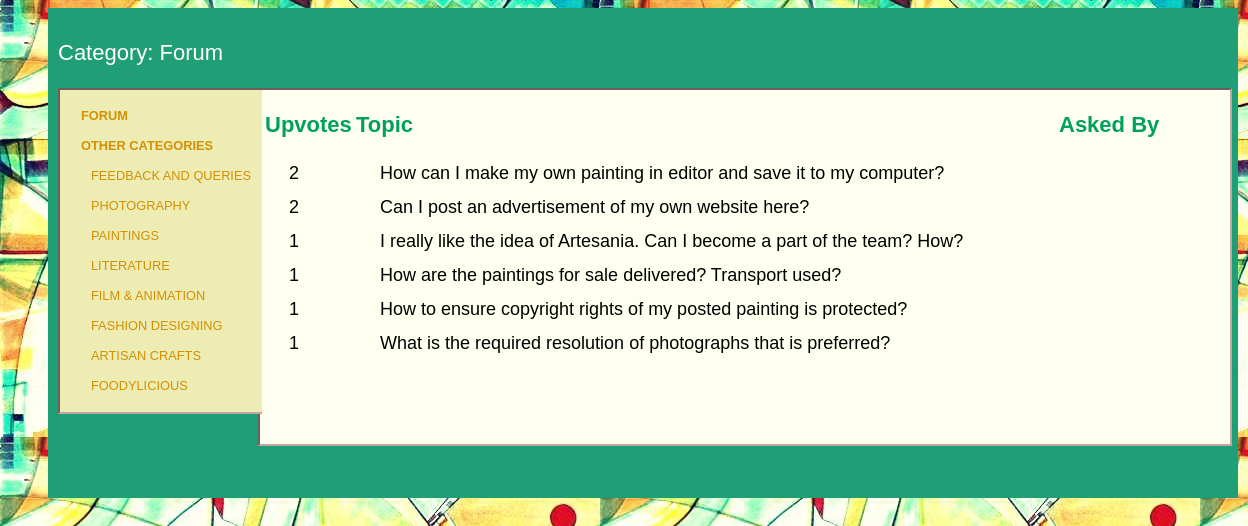
The app's page /project/forum_old.php with its own data.
### tables this page shows
CREATE TABLE IF NOT EXISTS `topics` (
  `topic_id` int(11) NOT NULL AUTO_INCREMENT,
  `topic_subject` varchar(255) DEFAULT NULL,
  `topic_time` timestamp NULL DEFAULT CURRENT_TIMESTAMP,
  `topic_cat` int(11) DEFAULT NULL,
  `username` varchar(20) DEFAULT NULL,
  `upvotes` int(11) NOT NULL DEFAULT '0',
  PRIMARY KEY (`topic_id`),
  KEY `topic_cat` (`topic_cat`)
);

### project/forum_old.php (the view, shortened to what this page needs)
	<link rel= "stylesheet" href="css/profile.css">
	<link rel= "stylesheet" href="css/forum.css">
	</head>
	<div id="main">
		<div id="content">
			<div class="line_block">
				<?php
					if(!isset($_GET['category'])) {
						$category="Forum";
					}
					else $category=$_GET['category'];
					$con=mysqli_connect("localhost","root","","artesania");
					if(!isset($_GET['category_id'])) {
					$query="select * from topics order by upvotes DESC LIMIT 6";
					$result=mysqli_query($con,$query);
					}
					else {
						$category_id=$_GET['category_id'];
						$query="select * from topics where topic_cat=".$category_id." order by upvotes DESC LIMIT 6";
						$result=mysqli_query($con,$query);
					}
				?>
				<p class="white_area">Category: <?php echo "\t".$category; ?></p>
			</div>
			<div id="inner_content">
				<div id="left_panel">
					<ul>
						<lh>
							<?php echo "<a href='forum.php'>Forum</a>";
							?>
						</lh>
						<lh>
							<a href="#">Other Categories</a>
						</lh>
						<li>
							<?php echo "<a href='forum.php?category_id=1&category=Feedback and Queries'>Feedback and Queries</a>"; ?>
						</li>
						<li>
							<?php echo "<a href='forum.php?category_id=2&category=Photography'>Photography</a>"; ?>
						</li>
						<li>
							<?php echo "<a href='forum.php?category_id=3&category=Paintings'>Paintings</a>"; ?>
						</li>
						<li>
							<?php echo "<a href='forum.php?category_id=4&category=Literature'>Literature</a>"; ?>
						</li>
						<li>
							<?php echo "<a href='forum.php?category_id=6&category=Film & Animation'>Film & Animation</a>"; ?>
						</li>
						<li>
							<?php echo "<a href='forum.php?category_id=7&category=Fashion Designing'>Fashion Designing</a>"; ?>
						</li>
						<li>
							<?php echo "<a href='forum.php?category_id=8&category=Artisan Crafts'>Artisan Crafts</a>"; ?>
						</li>
						<li>
							<?php echo "<a href='forum.php?category_id=5&category=Foodylicious'>Foodylicious	</a>"; ?>
						</li>
				</div>
				<div id="inner_content_area">
					<div class="line_block">
						<table id="topic_table">
							<tr>
								<th id="upvotes_head">Upvotes</th>
								<th id="topic_head">Topic</th>
								<th id="askedby_head">Asked By</th>
							</tr>
							<?php
								if((mysqli_num_rows($result))>=1){
									echo "<tr>";
									while($row = mysqli_fetch_array($result)) {
										echo "</tr> <tr>";
										echo "<td><a href='forum_topic.php?topic_id=".$row['topic_id']."'>".$row['upvotes']."</a></td>";
										echo "<td><a href='forum_topic.php?topic_id=".$row['topic_id']."'>".$row['topic_subject']."</a></td>";
										echo "<td><a href='forum_topic.php?topic_id=".$row['topic_id']."'>".$row['topic_by']."</a></td>";
									}
									echo "</tr>";
								}
							?>
						</table>
					</div>
				</div>
			</div>
		</div>
	</div>
</body>
</html>

### project/css/primary.css (style rules this page uses)
h1, ul { margin:0; padding:0; }
#main { width:1200px; }
#main ul { list-style:none; height: 30px; margin-bottom:10px; }
#main ul li { float:left; }
#main ul li a { text-decoration: none; padding: 0px 0px 0px 20px; line-height: 30px; }
#main ul lh a { text-decoration: none; padding: 0px 0px 0px 10px; line-height: 30px; }
#content { float:left; width:980px; padding:10px; }
a { text-decoration:none; color:black; }
#content { background: rgba(247, 236, 236, 0.88); text-align:justify; }
#content, #side { min-height:550px; }

### project/css/profile.css (style rules this page uses)
#content { width:1180px; display:inline; }

### project/css/forum.css (style rules this page uses)
#content { width: 1170px; margin-left:10px; background:rgb(32, 158, 118); min-height:400px; }
td a { font-family:sans-serif; font-size:18px; }
.line_block { font-size:22px; color:rgb(0,160,96); }
#inner_content { min-height:400px; height:auto; }
#left_panel { background:#ECECB3; width: 180px; float:left; padding: 11px; border:2px; border-style:inset; border-right:none; border-color:rgb(196, 165, 165); }
#left_panel a { color:rgb(211,145,5); text-transform:uppercase; text-decoration:none; }
#left_panel lh { font-weight:bold; display:block; }
#inner_content_area { margin-left:200px; background:ivory; width:970px; min-height:354px; border:2px; border-style:inset; border-color:rgb(196, 165, 165); height:auto; }
a { text-decoration:none; color:black; }
.white_area { color:white; }
#upvotes_head { width:87px; }
#topic_head { width:699px; }
#askedby_head { width:101px; }
table tr th { padding-top:20px; padding-bottom:20px; }
table tr td { font-size:17px; padding-right:20px; padding-left:25px; padding-bottom:10px; font-family:"Trebuchet MS",Helvetica,sans-serif; }

### records on screen
topics: upvotes "2", topic_subject "How can I make my own painting in editor and save it to my computer?"
topics: upvotes "2", topic_subject "Can I post an advertisement of my own website here?"
topics: upvotes "1", topic_subject "I really like the idea of Artesania. Can I become a part of the team? How?"
topics: upvotes "1", topic_subject "How are the paintings for sale delivered? Transport used?"
topics: upvotes "1", topic_subject "How to ensure copyright rights of my posted painting is protected?"
topics: upvotes "1", topic_subject "What is the required resolution of photographs that is preferred?"

### other values on screen
$category "Forum"
